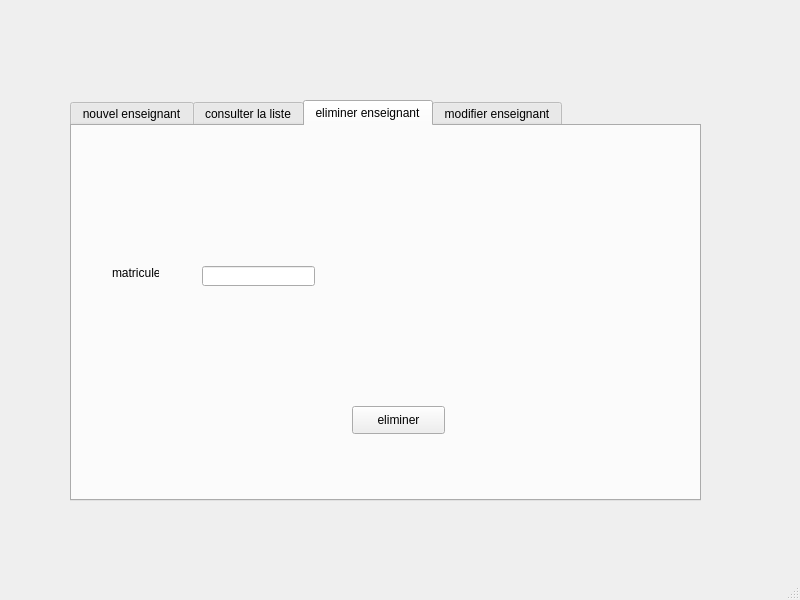
<?xml version="1.0" encoding="UTF-8"?>
<ui version="4.0">
 <class>MainWindow</class>
 <widget class="QMainWindow" name="MainWindow">
  <property name="geometry">
   <rect>
    <x>0</x>
    <y>0</y>
    <width>800</width>
    <height>600</height>
   </rect>
  </property>
  <property name="windowTitle">
   <string>MainWindow</string>
  </property>
  <widget class="QWidget" name="centralwidget">
   <widget class="QTabWidget" name="tabWidget">
    <property name="geometry">
     <rect>
      <x>70</x>
      <y>100</y>
      <width>631</width>
      <height>401</height>
     </rect>
    </property>
    <property name="currentIndex">
     <number>2</number>
    </property>
    <widget class="QWidget" name="ajouter">
     <attribute name="title">
      <string>nouvel enseignant</string>
     </attribute>
     <widget class="QLabel" name="label">
      <property name="geometry">
       <rect>
        <x>20</x>
        <y>70</y>
        <width>47</width>
        <height>21</height>
       </rect>
      </property>
      <property name="text">
       <string>matricule</string>
      </property>
     </widget>
     <widget class="QLineEdit" name="lineEdit_matricule">
      <property name="geometry">
       <rect>
        <x>100</x>
        <y>70</y>
        <width>113</width>
        <height>20</height>
       </rect>
      </property>
     </widget>
     <widget class="QLineEdit" name="lineEdit_nom">
      <property name="geometry">
       <rect>
        <x>100</x>
        <y>120</y>
        <width>113</width>
        <height>20</height>
       </rect>
      </property>
     </widget>
     <widget class="QLineEdit" name="lineEdit_prenom">
      <property name="geometry">
       <rect>
        <x>100</x>
        <y>180</y>
        <width>113</width>
        <height>20</height>
       </rect>
      </property>
     </widget>
     <widget class="QLineEdit" name="lineEdit_departement">
      <property name="geometry">
       <rect>
        <x>100</x>
        <y>230</y>
        <width>113</width>
        <height>20</height>
       </rect>
      </property>
     </widget>
     <widget class="QLabel" name="label_2">
      <property name="geometry">
       <rect>
        <x>20</x>
        <y>120</y>
        <width>47</width>
        <height>14</height>
       </rect>
      </property>
      <property name="text">
       <string>nom</string>
      </property>
     </widget>
     <widget class="QLabel" name="label_3">
      <property name="geometry">
       <rect>
        <x>30</x>
        <y>180</y>
        <width>47</width>
        <height>14</height>
       </rect>
      </property>
      <property name="text">
       <string>prenom</string>
      </property>
     </widget>
     <widget class="QLabel" name="label_4">
      <property name="geometry">
       <rect>
        <x>30</x>
        <y>240</y>
        <width>47</width>
        <height>14</height>
       </rect>
      </property>
      <property name="text">
       <string>departement</string>
      </property>
     </widget>
     <widget class="QPushButton" name="pushButton">
      <property name="geometry">
       <rect>
        <x>250</x>
        <y>290</y>
        <width>93</width>
        <height>28</height>
       </rect>
      </property>
      <property name="text">
       <string>ajouter</string>
      </property>
     </widget>
     <widget class="QPushButton" name="pushButton_6">
      <property name="geometry">
       <rect>
        <x>360</x>
        <y>130</y>
        <width>91</width>
        <height>23</height>
       </rect>
      </property>
      <property name="text">
       <string>open etudiant</string>
      </property>
     </widget>
     <widget class="QPushButton" name="pushButton_7">
      <property name="geometry">
       <rect>
        <x>360</x>
        <y>180</y>
        <width>91</width>
        <height>23</height>
       </rect>
      </property>
      <property name="text">
       <string>open enseignant</string>
      </property>
     </widget>
    </widget>
    <widget class="QWidget" name="afficher">
     <attribute name="title">
      <string>consulter la liste</string>
     </attribute>
     <widget class="QTableView" name="tableView">
      <property name="geometry">
       <rect>
        <x>30</x>
        <y>20</y>
        <width>551</width>
        <height>231</height>
       </rect>
      </property>
     </widget>
     <widget class="QComboBox" name="comboBox">
      <property name="geometry">
       <rect>
        <x>450</x>
        <y>270</y>
        <width>141</width>
        <height>31</height>
       </rect>
      </property>
      <item>
       <property name="text">
        <string>Matricule</string>
       </property>
      </item>
      <item>
       <property name="text">
        <string>Nom</string>
       </property>
      </item>
      <item>
       <property name="text">
        <string>Prenom</string>
       </property>
      </item>
     </widget>
     <widget class="QPushButton" name="pushButton_4">
      <property name="geometry">
       <rect>
        <x>470</x>
        <y>330</y>
        <width>111</width>
        <height>31</height>
       </rect>
      </property>
      <property name="text">
       <string>trier</string>
      </property>
     </widget>
     <widget class="QPushButton" name="pushButton_5">
      <property name="geometry">
       <rect>
        <x>80</x>
        <y>300</y>
        <width>93</width>
        <height>28</height>
       </rect>
      </property>
      <property name="text">
       <string>rechercher</string>
      </property>
     </widget>
     <widget class="QLineEdit" name="lineEdit_departement_3">
      <property name="geometry">
       <rect>
        <x>60</x>
        <y>270</y>
        <width>141</width>
        <height>21</height>
       </rect>
      </property>
      <property name="text">
       <string>ecrire ici</string>
      </property>
     </widget>
     <widget class="QLabel" name="label_11">
      <property name="geometry">
       <rect>
        <x>10</x>
        <y>270</y>
        <width>47</width>
        <height>14</height>
       </rect>
      </property>
      <property name="text">
       <string>cherche</string>
      </property>
     </widget>
    </widget>
    <widget class="QWidget" name="tab">
     <attribute name="title">
      <string>eliminer enseignant</string>
     </attribute>
     <widget class="QPushButton" name="pushButton_2">
      <property name="geometry">
       <rect>
        <x>280</x>
        <y>280</y>
        <width>93</width>
        <height>28</height>
       </rect>
      </property>
      <property name="text">
       <string>eliminer</string>
      </property>
     </widget>
     <widget class="QLabel" name="label_5">
      <property name="geometry">
       <rect>
        <x>40</x>
        <y>140</y>
        <width>47</width>
        <height>14</height>
       </rect>
      </property>
      <property name="text">
       <string>matricule</string>
      </property>
     </widget>
     <widget class="QLineEdit" name="lineEdit_matricule_2">
      <property name="geometry">
       <rect>
        <x>130</x>
        <y>140</y>
        <width>113</width>
        <height>20</height>
       </rect>
      </property>
     </widget>
    </widget>
    <widget class="QWidget" name="tab_2">
     <attribute name="title">
      <string>modifier enseignant</string>
     </attribute>
     <widget class="QLabel" name="label_6">
      <property name="geometry">
       <rect>
        <x>70</x>
        <y>50</y>
        <width>47</width>
        <height>14</height>
       </rect>
      </property>
      <property name="text">
       <string>matricule</string>
      </property>
     </widget>
     <widget class="QLineEdit" name="lineEdit_matricule1">
      <property name="geometry">
       <rect>
        <x>150</x>
        <y>50</y>
        <width>221</width>
        <height>20</height>
       </rect>
      </property>
     </widget>
     <widget class="QLabel" name="label_7">
      <property name="geometry">
       <rect>
        <x>70</x>
        <y>120</y>
        <width>47</width>
        <height>14</height>
       </rect>
      </property>
      <property name="text">
       <string>nom</string>
      </property>
     </widget>
     <widget class="QLineEdit" name="lineEdit_nom1">
      <property name="geometry">
       <rect>
        <x>152</x>
        <y>120</y>
        <width>221</width>
        <height>20</height>
       </rect>
      </property>
     </widget>
     <widget class="QLineEdit" name="lineEdit_prenom1">
      <property name="geometry">
       <rect>
        <x>150</x>
        <y>170</y>
        <width>221</width>
        <height>20</height>
       </rect>
      </property>
     </widget>
     <widget class="QLineEdit" name="lineEdit_departement1">
      <property name="geometry">
       <rect>
        <x>150</x>
        <y>220</y>
        <width>221</width>
        <height>20</height>
       </rect>
      </property>
     </widget>
     <widget class="QLabel" name="label_8">
      <property name="geometry">
       <rect>
        <x>70</x>
        <y>170</y>
        <width>47</width>
        <height>14</height>
       </rect>
      </property>
      <property name="text">
       <string>prenom</string>
      </property>
     </widget>
     <widget class="QLabel" name="label_9">
      <property name="geometry">
       <rect>
        <x>70</x>
        <y>220</y>
        <width>47</width>
        <height>14</height>
       </rect>
      </property>
      <property name="text">
       <string>departement</string>
      </property>
     </widget>
     <widget class="QPushButton" name="pushButton_3">
      <property name="geometry">
       <rect>
        <x>304</x>
        <y>282</y>
        <width>121</width>
        <height>31</height>
       </rect>
      </property>
      <property name="text">
       <string>modifier</string>
      </property>
     </widget>
     <widget class="QLabel" name="label_10">
      <property name="geometry">
       <rect>
        <x>170</x>
        <y>90</y>
        <width>191</width>
        <height>16</height>
       </rect>
      </property>
      <property name="text">
       <string>...............Nouveaux infos.................</string>
      </property>
     </widget>
    </widget>
   </widget>
  </widget>
  <widget class="QMenuBar" name="menubar">
   <property name="geometry">
    <rect>
     <x>0</x>
     <y>0</y>
     <width>800</width>
     <height>22</height>
    </rect>
   </property>
  </widget>
  <widget class="QStatusBar" name="statusbar"/>
 </widget>
 <resources/>
 <connections/>
</ui>
